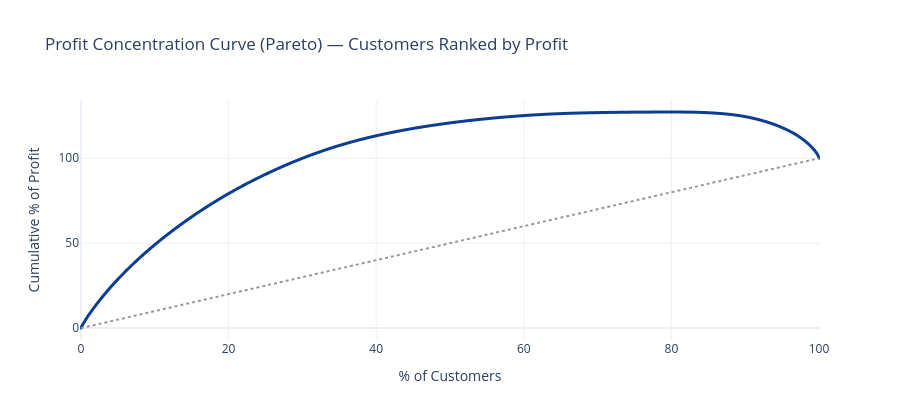

Notebook cell for this chart:
### Code cell
# Profit concentration: cumulative share of profit by customer (Pareto view)
cust_profit = df.groupby('Customer Id')['Benefit per order'].sum().sort_values(ascending=False).reset_index()
cust_profit['cum_profit_share'] = cust_profit['Benefit per order'].cumsum() / cust_profit['Benefit per order'].sum() * 100
cust_profit['cust_rank_share'] = (np.arange(1, len(cust_profit)+1) / len(cust_profit)) * 100

top10pct_cutoff = int(len(cust_profit) * 0.10)
share_from_top10pct = cust_profit.iloc[:top10pct_cutoff]['Benefit per order'].sum() / total_profit * 100
print(f"Top 10% of customers ({top10pct_cutoff:,} customers) generate {share_from_top10pct:.1f}% of total profit")

fig = px.line(cust_profit, x='cust_rank_share', y='cum_profit_share',
              title='Profit Concentration Curve (Pareto) — Customers Ranked by Profit',
              labels={'cust_rank_share': '% of Customers', 'cum_profit_share': 'Cumulative % of Profit'})
fig.update_traces(line_color=PALETTE[0], line_width=3)
fig.add_shape(type='line', x0=0, y0=0, x1=100, y1=100, line=dict(dash='dot', color='#999'))
fig.update_layout(height=420)
fig.show()

### Figure 1 — Plotly figure (JSON) as saved in the notebook; plotly's stock layout.template omitted (floating-point values rounded to 4 significant figures; data arrays with more than 128 entries replaced by an {"elided": "..."} marker saying what was removed)
{"data": [{"hovertemplate": "% of Customers=%{x}<br>Cumulative % of Profit=%{y}<extra></extra>", "legendgroup": "", "line": {"color": "#0B3D91", "dash": "solid", "width": 3}, "marker": {"symbol": "circle"}, "mode": "lines", "name": "", "showlegend": false, "type": "scattergl", "x": {"elided": "20652 float values"}, "xaxis": "x", "y": {"elided": "20652 float values"}, "yaxis": "y"}], "layout": {"height": 420, "legend": {"tracegroupgap": 0}, "shapes": [{"line": {"color": "#999", "dash": "dot"}, "type": "line", "x0": 0, "x1": 100, "y0": 0, "y1": 100}], "title": {"text": "Profit Concentration Curve (Pareto) — Customers Ranked by Profit"}, "xaxis": {"anchor": "y", "domain": [0.0, 1.0], "title": {"text": "% of Customers"}}, "yaxis": {"anchor": "x", "domain": [0.0, 1.0], "title": {"text": "Cumulative % of Profit"}}}}
